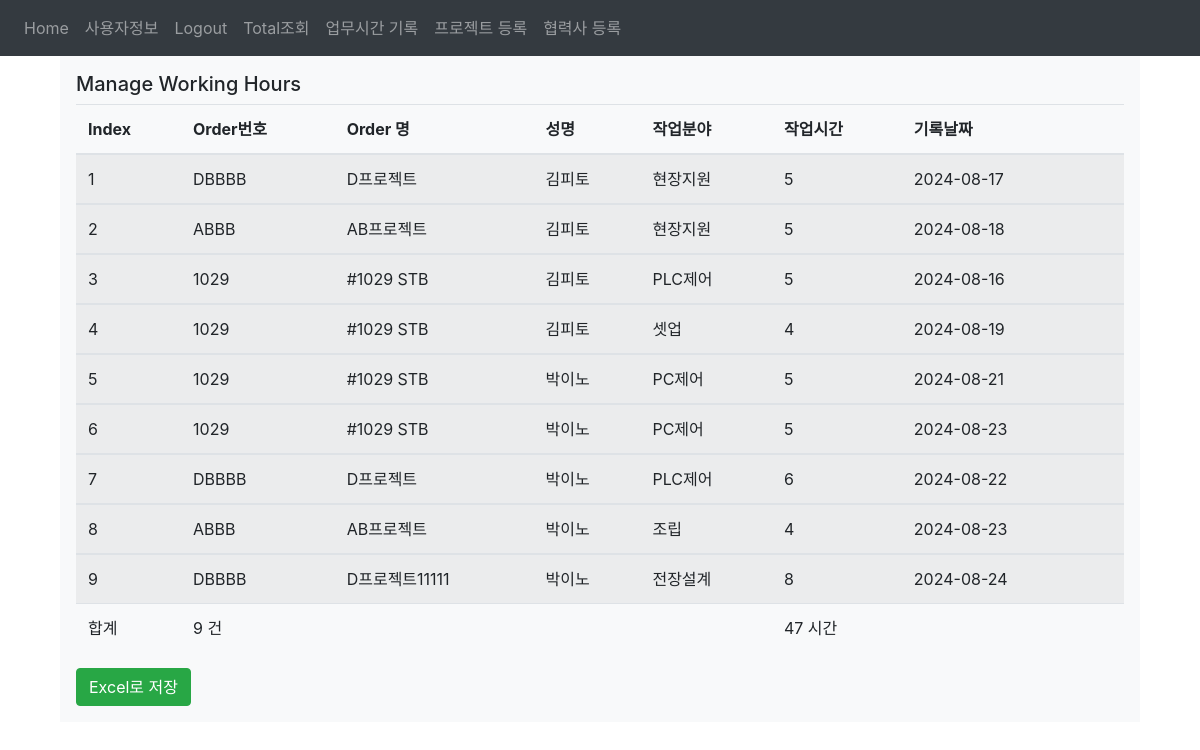
/workhour_total (signed in), run on the app's committed database.
### website/models.py (models this page shows)
class Working_hour(db.Model):                                         #내가 참여중인 프로젝트에 MD를 매일 등록한다. 2번
    id = db.Column(db.Integer, primary_key=True)                      #DB primary_key ID
    pcode = db.Column(db.String(50), nullable=False)                  #프로젝트 코드
    pname = db.Column(db.String(100))                                 #프로젝트 이름
    username = db.Column(db.String(50))                               #사용자 이름
    jobpart = db.Column(db.String(50))                                #업무 진행한 분야(근무시간을 쓴 곳)
    workhour = db.Column(db.Integer)                                  #프로젝트에 사용한 시간을 입력
    recodingdate = db.Column(db.String(50))                           #근무기록한 날짜 'yymmdd'
    date = db.Column(db.DateTime(timezone=True), default=func.now())  #timestamp
    user_id = db.Column(db.Integer, db.ForeignKey('user.id'))         #외래키 연동

### website/views.py (the view)
@views.route('/workhour_total', methods=['GET', 'POST'])
@login_required
def workhour_total():
    all_data = db.session.query(
            Working_hour.pcode,
            Working_hour.pname,
            Working_hour.username,
            Working_hour.jobpart,
            Working_hour.workhour,
            Working_hour.recodingdate
            ).all()
    return render_template("workhourtotal.html",all_data=all_data,user=current_user)

### website/__init__.py (called while the page is built)
def create_app():
    app.config['SECRET_KEY'] = 'hjshjhdjah kjshkjdhjs'
    app.config['SQLALCHEMY_DATABASE_URI'] = f'sqlite:///{DB_NAME}'
    db.init_app(app)
    from .views import views
    from .auth import auth
    app.register_blueprint(views, url_prefix='/')
    app.register_blueprint(auth, url_prefix='/')
    from .models import User
    with app.app_context():
        db.create_all()
    login_manager = LoginManager()
    login_manager.login_view = 'auth.login'
    login_manager.init_app(app)
    @login_manager.user_loader
    def load_user(id):
        return User.query.get(int(id))
    return app

### website/templates/workhourtotal.html (shortened to what this page needs)
{% extends 'base.html' %}
{% block content %}
<div class="container">
<div class="table-wrapper">
<div class="row">
<div class="col-md-12">
<div class="bg-light p-3">
    <h5>Manage Working Hours </h5>
  <table class="table table-hover table-striped table-responsive-sm" id="table1">
    <thead>
        <tr>
        <th>Index</th>
        <th>Order번호</th>
        <th>Order 명</th>
        <th>성명</th>
        <th>작업분야</th>
        <th>작업시간</th>
        <th>기록날짜</th>
        <th></th>
        </tr>
    </thead>
    {% for row in all_data %}
    <tbody>
      <tr>
        <td>{{loop.index}}</td>
        <td>{{row.pcode}}</td>
        <td>{{row.pname}}</td>
        <td>{{row.username}}</td>
        <td>{{row.jobpart}}</td>
        <td class="participation-time">{{row.workhour}}</td>
        <td>{{row.recodingdate}}</td>
        <td></td>
      </tr>
    </tbody>
    {% endfor %}
    <tfoot>
        <tr>
          <td>합계</td>
          <td id="count"></td>
          <td></td>
          <td></td>
          <td></td>
          <td id="total-time"></td>
          <td></td>
          <td></td>
        </tr>
    </tfoot>
    </table>
    <button class="btn btn-success float-end" onclick="exportTableToExcel('table1', 'working_hours')">Excel로 저장</button>
</div>
</div>
</div>
</div>
</div>
{% endblock %}

### website/templates/base.html (style rules this page uses)
.table-wrapper { overflow-x: auto; }

### data on the page
Working_hour: pcode "DBBBB", pname "D프로젝트", username "김피토", jobpart "현장지원", workhour "5", recodingdate "2024-08-17"
Working_hour: pcode "ABBB", pname "AB프로젝트", username "김피토", jobpart "현장지원", workhour "5", recodingdate "2024-08-18"
Working_hour: pcode "1029", pname "#1029 STB", username "김피토", jobpart "PLC제어", workhour "5", recodingdate "2024-08-16"
Working_hour: pcode "1029", pname "#1029 STB", username "김피토", jobpart "셋업", workhour "4", recodingdate "2024-08-19"
Working_hour: pcode "1029", pname "#1029 STB", username "박이노", jobpart "PC제어", workhour "5", recodingdate "2024-08-21"
Working_hour: pcode "1029", pname "#1029 STB", username "박이노", jobpart "PC제어", workhour "5", recodingdate "2024-08-23"
Working_hour: pcode "DBBBB", pname "D프로젝트", username "박이노", jobpart "PLC제어", workhour "6", recodingdate "2024-08-22"
Working_hour: pcode "ABBB", pname "AB프로젝트", username "박이노", jobpart "조립", workhour "4", recodingdate "2024-08-23"
Working_hour: pcode "DBBBB", pname "D프로젝트11111", username "박이노", jobpart "전장설계", workhour "8", recodingdate "2024-08-24"
